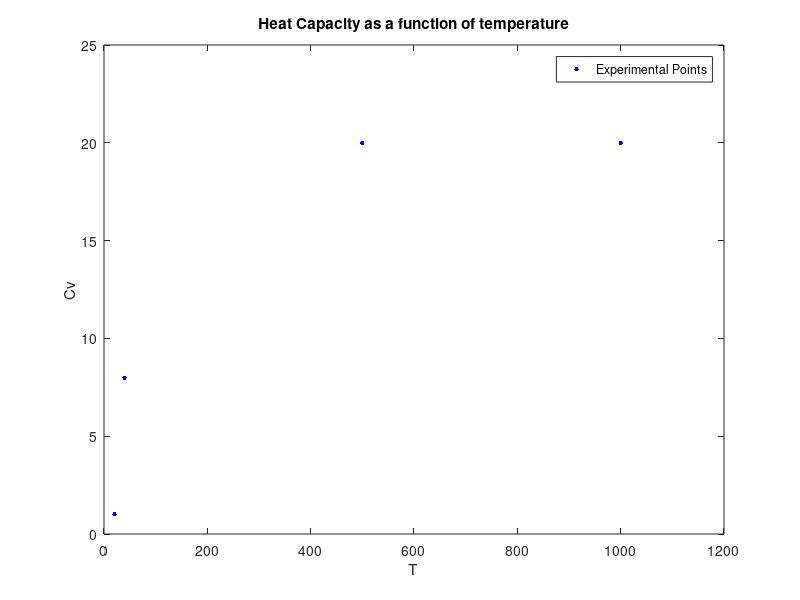

Reproduce this figure in MATLAB.
T = [1000 , 500, 40 , 20]
cv = [20, 20 , 8, 1 ]

plot(T, cv , 'b.' , "markersize", 10 )
xlabel("T")
ylabel("Cv") 
title("Heat Capacity as a function of temperature") 
xlim([0,1200])
ylim([0, 25])
legend("Experimental Points")